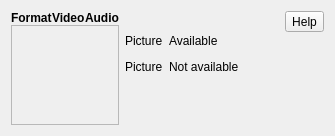
          <widget class="QWidget" name="tabAvailable">
           <attribute name="icon">
            <iconset resource="screencast.qrc">
             <normaloff>:/pictures/screencast/supported-formats.png</normaloff>:/pictures/screencast/supported-formats.png</iconset>
           </attribute>
           <attribute name="title">
            <string notr="true"/>
           </attribute>
           <layout class="QHBoxLayout" name="horizontalLayout_11" stretch="1,0,0">
            <item>
             <layout class="QVBoxLayout" name="verticalLayout_6">
              <property name="spacing">
               <number>0</number>
              </property>
              <item>
               <layout class="QGridLayout" name="gridLayout">
                <item row="0" column="0" alignment="Qt::AlignmentFlag::AlignHCenter">
                 <widget class="QLabel" name="label_4">
                  <property name="font">
                   <font>
                    <bold>true</bold>
                   </font>
                  </property>
                  <property name="text">
                   <string>Format</string>
                  </property>
                 </widget>
                </item>
                <item row="0" column="1" alignment="Qt::AlignmentFlag::AlignHCenter">
                 <widget class="QLabel" name="label_2">
                  <property name="font">
                   <font>
                    <bold>true</bold>
                   </font>
                  </property>
                  <property name="text">
                   <string>Video</string>
                  </property>
                 </widget>
                </item>
                <item row="0" column="2" alignment="Qt::AlignmentFlag::AlignHCenter">
                 <widget class="QLabel" name="label">
                  <property name="font">
                   <font>
                    <bold>true</bold>
                   </font>
                  </property>
                  <property name="text">
                   <string>Audio</string>
                  </property>
                 </widget>
                </item>
               </layout>
              </item>
              <item>
               <widget class="QScrollArea" name="scrollAreaAvailable">
                <property name="minimumSize">
                 <size>
                  <width>0</width>
                  <height>100</height>
                 </size>
                </property>
                <property name="widgetResizable">
                 <bool>true</bool>
                </property>
                <widget class="QWidget" name="scrollAreaWidgetContentsAvailable">
                 <property name="geometry">
                  <rect>
                   <x>0</x>
                   <y>0</y>
                   <width>405</width>
                   <height>436</height>
                  </rect>
                 </property>
                 <layout class="QGridLayout" name="gridLayoutAvailable">
                  <property name="leftMargin">
                   <number>0</number>
                  </property>
                  <property name="spacing">
                   <number>0</number>
                  </property>
                 </layout>
                </widget>
               </widget>
              </item>
             </layout>
            </item>
            <item>
             <layout class="QVBoxLayout" name="verticalLayout_12">
              <item>
               <layout class="QVBoxLayout" name="verticalLayout_8">
                <item>
                 <widget class="QLabel" name="label_5">
                  <property name="text">
                   <string notr="true"/>
                  </property>
                 </widget>
                </item>
               </layout>
              </item>
              <item>
               <layout class="QHBoxLayout" name="horizontalLayout_6">
                <item>
                 <widget class="QLabel" name="labelAvalible">
                  <property name="text">
                   <string notr="true">Picture</string>
                  </property>
                 </widget>
                </item>
                <item alignment="Qt::AlignmentFlag::AlignLeft">
                 <widget class="QLabel" name="label_3">
                  <property name="text">
                   <string>Available</string>
                  </property>
                 </widget>
                </item>
                <item>
                 <spacer name="horizontalSpacer_4">
                  <property name="orientation">
                   <enum>Qt::Orientation::Horizontal</enum>
                  </property>
                  <property name="sizeType">
                   <enum>QSizePolicy::Policy::Expanding</enum>
                  </property>
                  <property name="sizeHint" stdset="0">
                   <size>
                    <width>40</width>
                    <height>20</height>
                   </size>
                  </property>
                 </spacer>
                </item>
               </layout>
              </item>
              <item>
               <layout class="QHBoxLayout" name="horizontalLayout_9">
                <item>
                 <widget class="QLabel" name="labelNotAvailable">
                  <property name="text">
                   <string notr="true">Picture</string>
                  </property>
                 </widget>
                </item>
                <item>
                 <widget class="QLabel" name="label_6">
                  <property name="text">
                   <string>Not available</string>
                  </property>
                 </widget>
                </item>
                <item>
                 <spacer name="horizontalSpacer_23">
                  <property name="orientation">
                   <enum>Qt::Orientation::Horizontal</enum>
                  </property>
                  <property name="sizeHint" stdset="0">
                   <size>
                    <width>40</width>
                    <height>20</height>
                   </size>
                  </property>
                 </spacer>
                </item>
               </layout>
              </item>
              <item>
               <spacer name="verticalSpacer_2">
                <property name="orientation">
                 <enum>Qt::Orientation::Vertical</enum>
                </property>
                <property name="sizeHint" stdset="0">
                 <size>
                  <width>20</width>
                  <height>40</height>
                 </size>
                </property>
               </spacer>
              </item>
             </layout>
            </item>
            <item>
             <layout class="QVBoxLayout" name="verticalLayout_10">
              <item>
               <widget class="QToolButton" name="help_screencast_avalaible">
                <property name="toolTip">
                 <string>Help</string>
                </property>
                <property name="text">
                 <string notr="true">Help</string>
                </property>
               </widget>
              </item>
              <item>
               <spacer name="verticalSpacer_6">
                <property name="orientation">
                 <enum>Qt::Orientation::Vertical</enum>
                </property>
                <property name="sizeHint" stdset="0">
                 <size>
                  <width>20</width>
                  <height>40</height>
                 </size>
                </property>
               </spacer>
              </item>
             </layout>
            </item>
           </layout>
          </widget>
